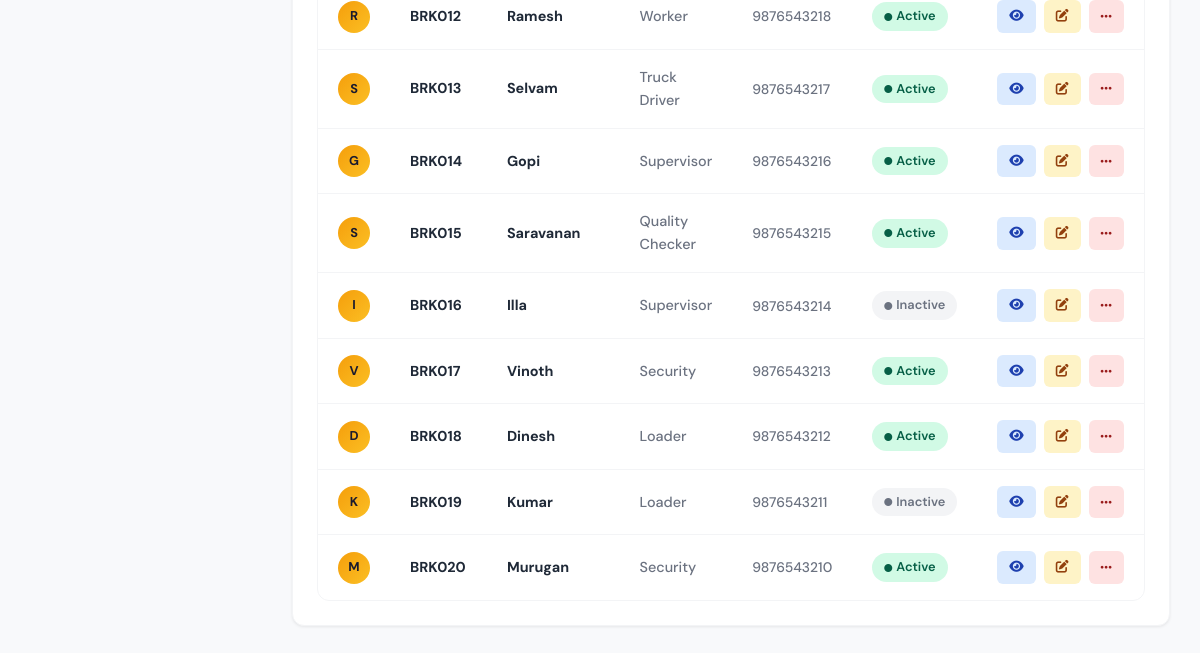
The app's page /employees (signed in, lower part), older data.
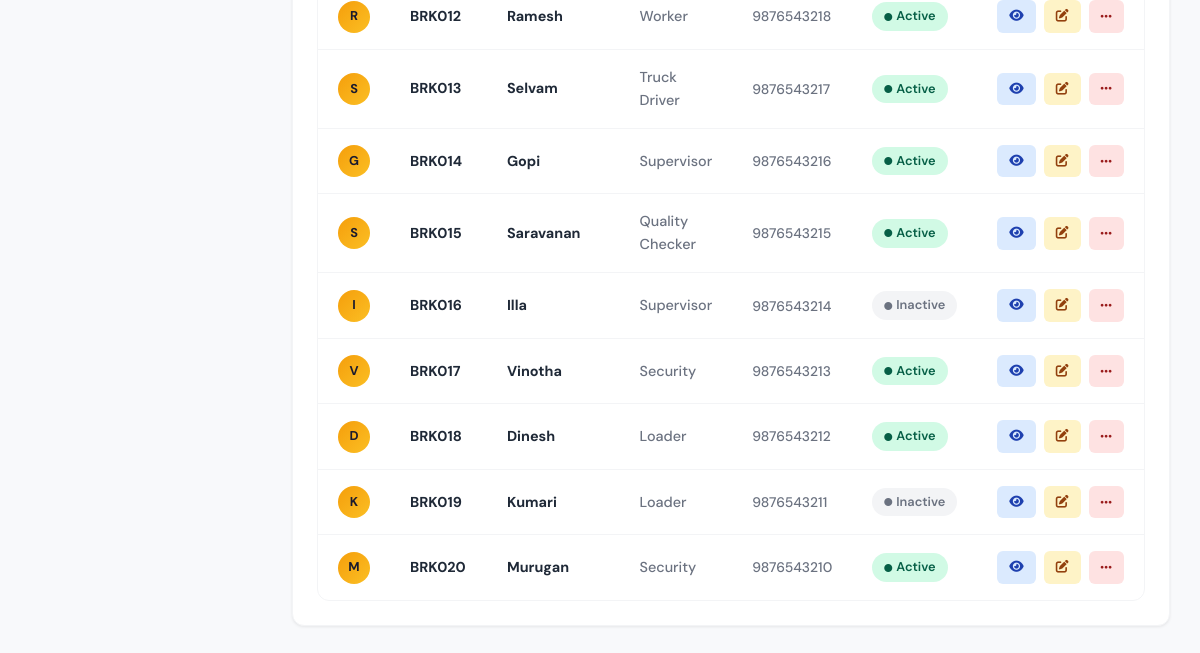
The same page, newer data.
### tables this page shows
CREATE TABLE employees (
            id INTEGER PRIMARY KEY AUTOINCREMENT,
            employee_id TEXT UNIQUE NOT NULL,
            name TEXT NOT NULL,
            role TEXT NOT NULL,
            phone TEXT,
            address TEXT,
            salary REAL DEFAULT 0,
            is_active INTEGER DEFAULT 1,
            joined_date DATE DEFAULT CURRENT_DATE
        );

### app.py (the view)
@app.route('/employees')
@login_required
def employees():
    if session.get('user_role') not in ['Manager', 'Supervisor']:
        flash('Access denied. Manager or Supervisor role required.', 'danger')
        return redirect(url_for('dashboard'))
    db = get_db()
    all_employees = db.execute('SELECT * FROM employees ORDER BY id DESC').fetchall()
    return render_template('employees.html', employees=all_employees)

### app.py (called while the page is built)
def login_required(f):
    @wraps(f)
    def decorated_function(*args, **kwargs):
        if 'user_id' not in session:
            flash('Please login to access this page.', 'warning')
            return redirect(url_for('login'))
        return f(*args, **kwargs)
    return decorated_function

def convert_date(val):
    return datetime.strptime(val.decode(), "%Y-%m-%d").date()

def get_db():
    if 'db' not in g:
        g.db = sqlite3.connect(DATABASE, detect_types=sqlite3.PARSE_DECLTYPES | sqlite3.PARSE_COLNAMES)
        g.db.row_factory = sqlite3.Row
    return g.db

### templates/employees.html (shortened to what this page needs)
{% extends 'base.html' %}
{% block content %}
<div class="card">
    <div class="card-body">
        {% if employees %}
        <div class="table-container table-responsive">
            <table id="employeesTable">
                <tbody>
                    {% for employee in employees %}
                    <tr class="employee-row" data-status="{{ 'active' if employee.is_active else 'inactive' }}">
                        <td>
                            <div class="user-avatar" style="width: 32px; height: 32px; font-size: 0.8rem;">
                                {{ employee.name[0]|upper }}
                            </div>
                        </td>
                        <td><strong style="color: var(--text-primary);">{{ employee.employee_id }}</strong></td>
                        <td>
                            <strong style="color: var(--text-primary);">{{ employee.name }}</strong>
                        </td>
                        <td style="color: var(--text-secondary);">{{ employee.role }}</td>
                        <td style="color: var(--text-secondary); font-size: 0.87rem;">
                            {{ employee.phone or 'N/A' }}<br>
                        </td>
                        <td>
                            {% if employee.is_active %}
                            <span class="badge badge-success"><i class="fas fa-circle" style="font-size: 0.5rem; margin-right: 4px;"></i> Active</span>
                            {% else %}
                            <span class="badge badge-secondary"><i class="fas fa-circle" style="font-size: 0.5rem; margin-right: 4px;"></i> Inactive</span>
                            {% endif %}
                        </td>
                        <td>
                            <div class="btn-group">
                                <a href="{{ url_for('view_employee', id=employee.id) }}" class="action-btn view" title="View">
                                    <i class="fas fa-eye"></i>
                                </a>
                                {% if session.get('user_role') == 'Manager' %}
                                <a href="{{ url_for('edit_employee', id=employee.id) }}" class="action-btn edit" title="Edit">
                                    <i class="fas fa-edit"></i>
                                </a>
                                <button class="action-btn delete" style="border: none; cursor: pointer;" title="More" onclick="alert('More options coming soon')">
                                    <i class="fas fa-ellipsis-h"></i>
                                </button>
                                {% endif %}
                            </div>
                        </td>
                    </tr>
                    {% endfor %}
                </tbody>
            </table>
        </div>
        {% endif %}
    </div>
</div>
{% endblock %}

Row changes from the older to the newer data that the page shows:
changed employees "BRK017": name "Vinoth" → "Vinotha"
changed employees "BRK019": name "Kumar" → "Kumari"
